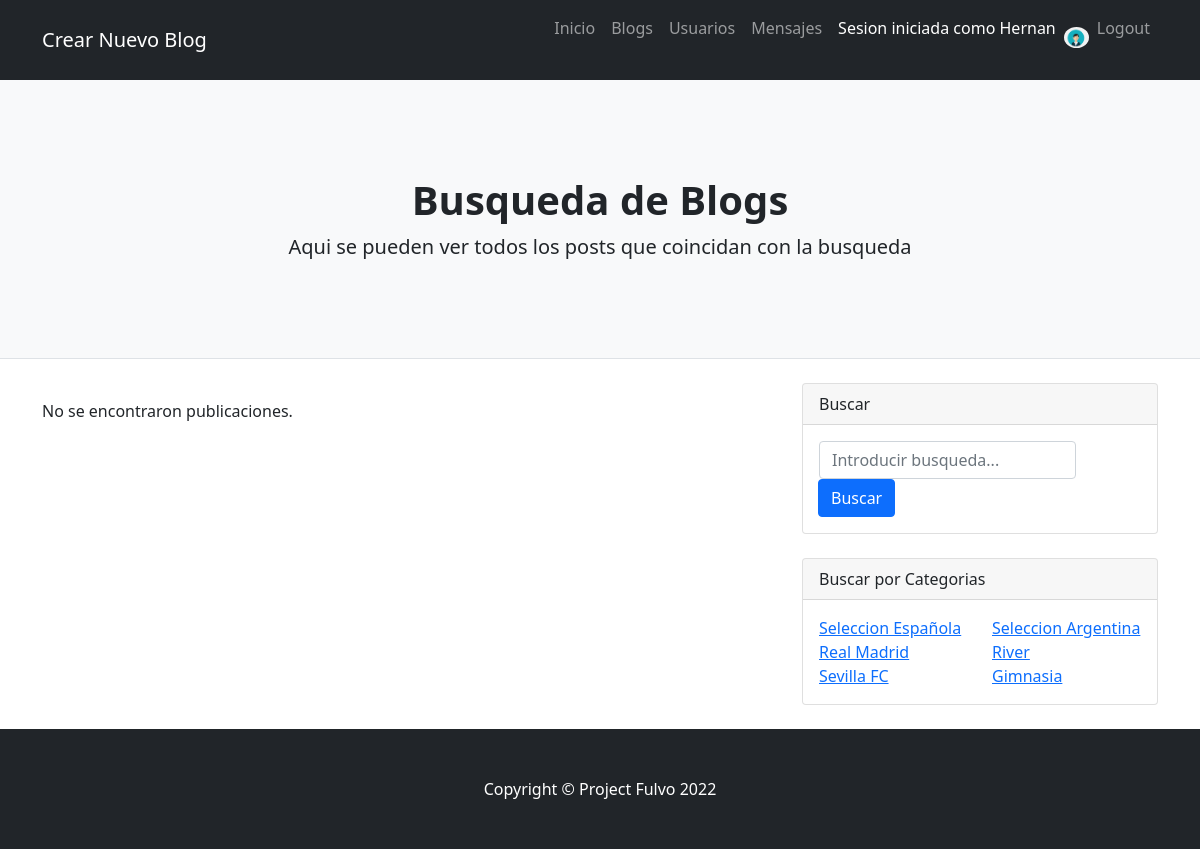
The app's page /App/busqueda_cat/?categoria=River (signed in), older data.
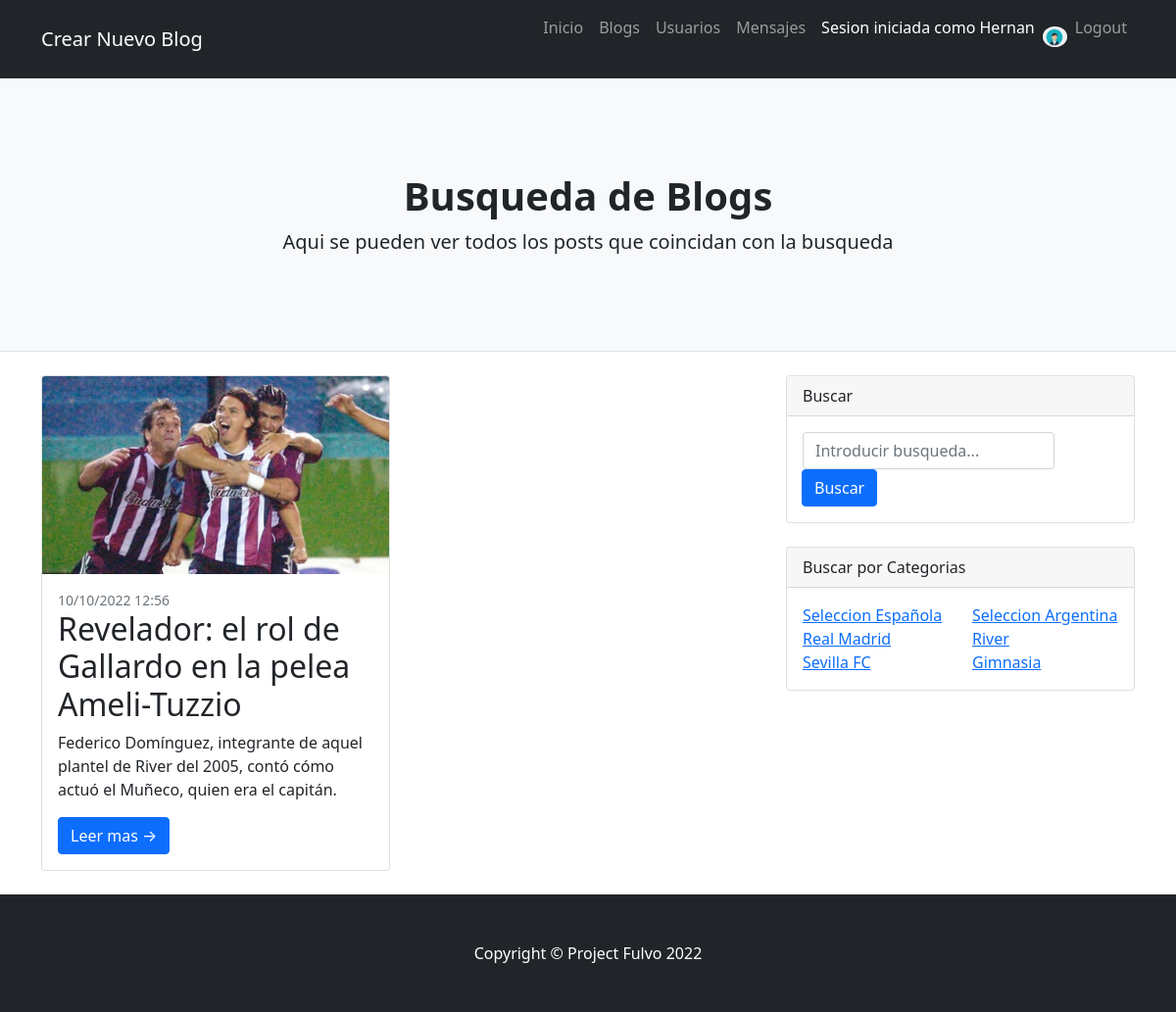
The same page, newer data.
### App/models.py (models this page shows, shortened)
class Blog(models.Model):
    titulo = models.CharField(max_length=100)
    subtitulo = models.CharField(max_length=300)
    cuerpo = HTMLField()
    autor = models.CharField(max_length=100)
    fecha_pub = models.CharField(max_length=50)
    categoria = models.CharField(max_length=50)
    img = models.ImageField(upload_to='blog_img', null=True, blank=True) ## Esto no se si va así, lo dejo mientras

### App/views.py (the view)
# urls.py: path("busqueda_cat/", busqueda_cat, name="busqueda_cat"),
def busqueda_cat(request):
        if request.GET['categoria']:
            blogs=Blog.objects.filter(categoria=request.GET['categoria'])
            return render(request, "App/result_busqueda.html", {"blogs":blogs, "avatar": get_avatar(request)})
        else:
            return render(request, "App/result_busqueda.html", {'mensaje':"No se ingresó un titulo para la busqueda.", "avatar": get_avatar(request)})

### App/views.py (called while the page is built)
def get_avatar(request):
    lista=Avatar.objects.filter(user=request.user)
    if len(lista)!=0:
        imagen=lista[0].imagen.url
    else:
        imagen="/media/avatares/avatarpordefecto.jpg"
    return imagen

### App/templates/App/result_busqueda.html (shortened to what this page needs)
{% extends "App/padre.html" %}
{% load static %}
{% block Titulo %} Busqueda de Blogs {% endblock %}
{% block Descripcion %} Aqui se pueden ver todos los posts que coincidan con la busqueda{% endblock %}
{% block contenido_pag %}
{% if blogs %}
<div class="row">
    {% for blog in blogs %}
    <div class="col-lg-6">
        <div class="card mb-4">
            <a href="#!"><img class="card-img-top" src="{{ blog.img.url }}" alt="..." /></a>
            <div class="card-body">
                <div class="small text-muted">{{ blog.fecha_pub }}</div>
                <h2 class="card-title">{{ blog.titulo }}</h2>
                <p class="card-text">{{ blog.subtitulo }}</p>
                <a class="btn btn-primary" href="{% url 'ver_post' blog.id %}">Leer mas →</a>
            </div>
        </div>
    </div>
    {% endfor %}
</div>
{% else %}
<p>No se encontraron publicaciones.</p>
{% endif %}
{% endblock %}

Row changes from the older to the newer data that the page shows:
now on this page (row edited): Blog: img (picture), fecha_pub "10/10/2022 12:56", titulo "Revelador: el rol de Gallardo en la pelea Ameli-Tuzzio", subtitulo "Federico Domínguez, integrante de aquel plantel de River del 2005, contó cómo actuó el Muñeco, quien era el capitán."
Text that changed along with them:
text no longer shown: "No se encontraron publicaciones."
